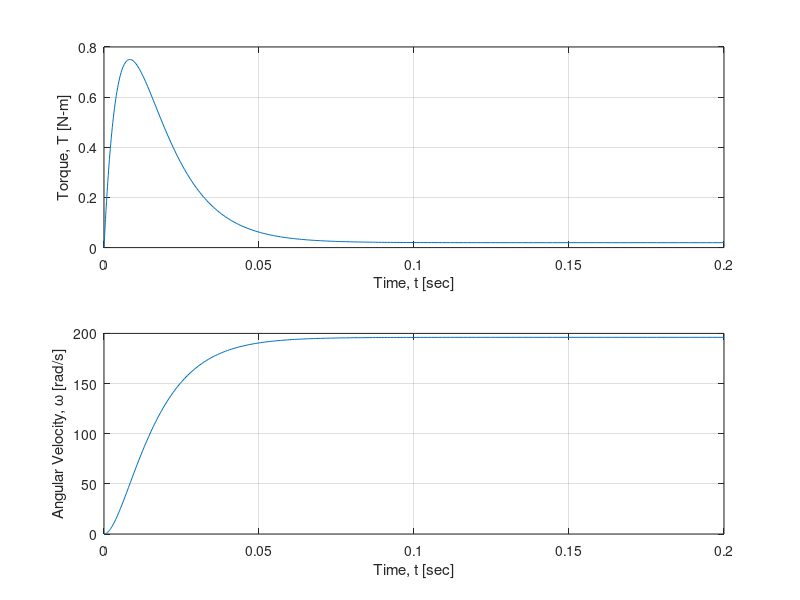

Here is the MATLAB script that generated this plot:
%% Question 6 - Nguyen Vo
% Define constants
KT=0.05;
Kb=KT;
La=2e-3;
Ra=0.5;
IM=9e-5;
c=1e-4;
% Define the  function matrix with z-variables and z-values
zdot=@(t,z)([   -Ra/La*z(1)-Kb/La*z(2)+10/La;
                KT/IM*z(1)-c/IM*z(2)]);
% Define Time Span, ICs, and Relative Erros/Tolerance
tspan=[0 0.2]; % Time Span, Time Steps will be determined by Matlab
options=odeset('reltol',1e-6,'abstol',1e-8); % Set Solver Options (optional)
% Solving the non-stiff ode 
[t sol]=ode45(zdot,tspan,[0;0],options); % Function, Time span, ICs, Tolerance
% Data extraction
current=sol(:,1);  % Extract current
omega=sol(:,2);    % Extract angular velocity
% Plot results
figure(1);
subplot(2,1,1);
plot(t,KT*current); % Torque = KT * Current 
grid on;
xlabel('Time, t [sec]');
ylabel('Torque, T [N-m]');
subplot(2,1,2);
plot(t,omega);
grid on;
xlabel('Time, t [sec]');
ylabel('Angular Velocity, \omega [rad/s]');